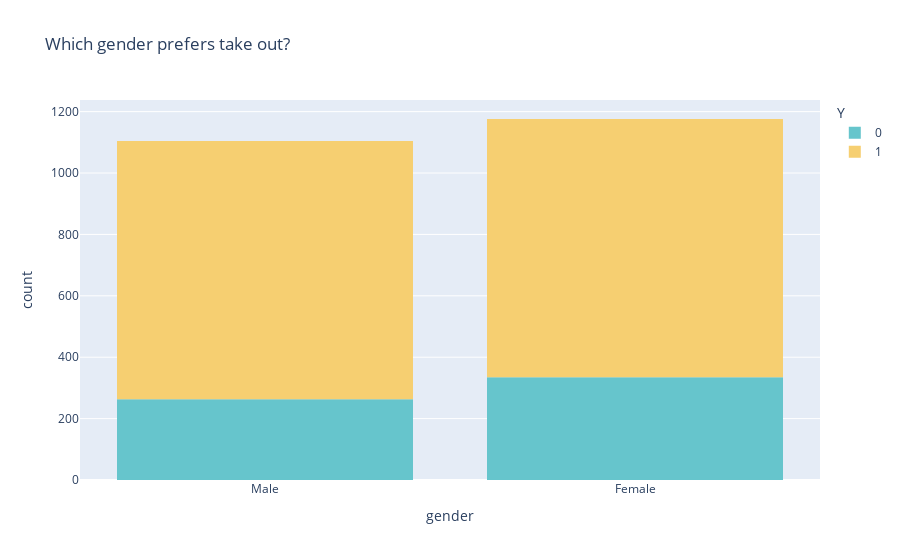

Notebook code for this chart:
### Markdown cell above
Plot to show which gender prefers take out coupons. Visualizing the count of people accepting/rejecting the take out by their educational qualifications and income

### Code cell
px.histogram(carry_df, x='gender', color='Y', color_discrete_sequence=px.colors.qualitative.Pastel, title='Which gender prefers take out?')

### Figure 1 — Plotly figure (JSON) as saved in the notebook; plotly's stock layout.template omitted (floating-point values rounded to 4 significant figures; data arrays with more than 128 entries replaced by an {"elided": "..."} marker saying what was removed)
{"data": [{"alignmentgroup": "True", "bingroup": "x", "hovertemplate": "Y=0<br>gender=%{x}<br>count=%{y}<extra></extra>", "legendgroup": "0", "marker": {"color": "rgb(102, 197, 204)"}, "name": "0", "offsetgroup": "0", "orientation": "v", "showlegend": true, "type": "histogram", "x": {"elided": "598 str values"}, "xaxis": "x", "yaxis": "y"}, {"alignmentgroup": "True", "bingroup": "x", "hovertemplate": "Y=1<br>gender=%{x}<br>count=%{y}<extra></extra>", "legendgroup": "1", "marker": {"color": "rgb(246, 207, 113)"}, "name": "1", "offsetgroup": "1", "orientation": "v", "showlegend": true, "type": "histogram", "x": {"elided": "1682 str values"}, "xaxis": "x", "yaxis": "y"}], "layout": {"barmode": "relative", "legend": {"title": {"text": "Y"}, "tracegroupgap": 0}, "title": {"text": "Which gender prefers take out?"}, "xaxis": {"anchor": "y", "domain": [0, 1], "title": {"text": "gender"}}, "yaxis": {"anchor": "x", "domain": [0, 1], "title": {"text": "count"}}}}
